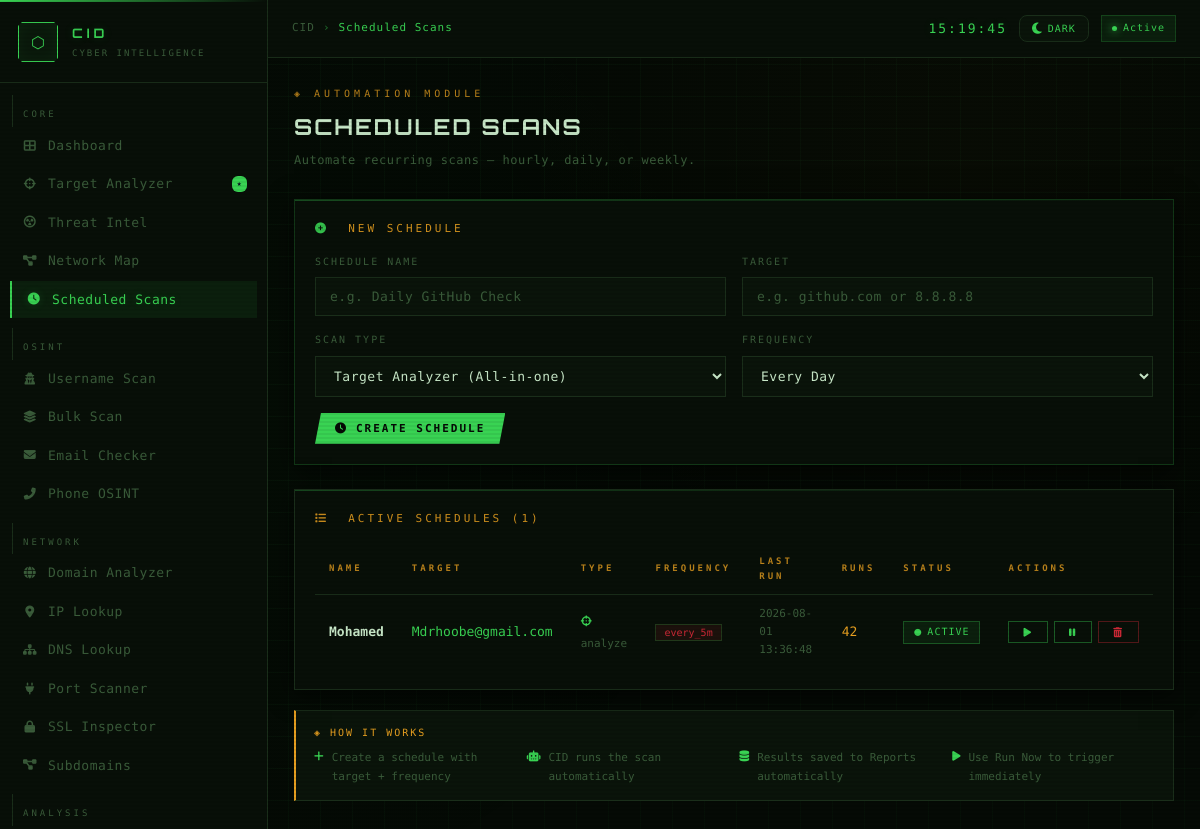
/scheduler (signed in), run on an earlier commit of the app's database.
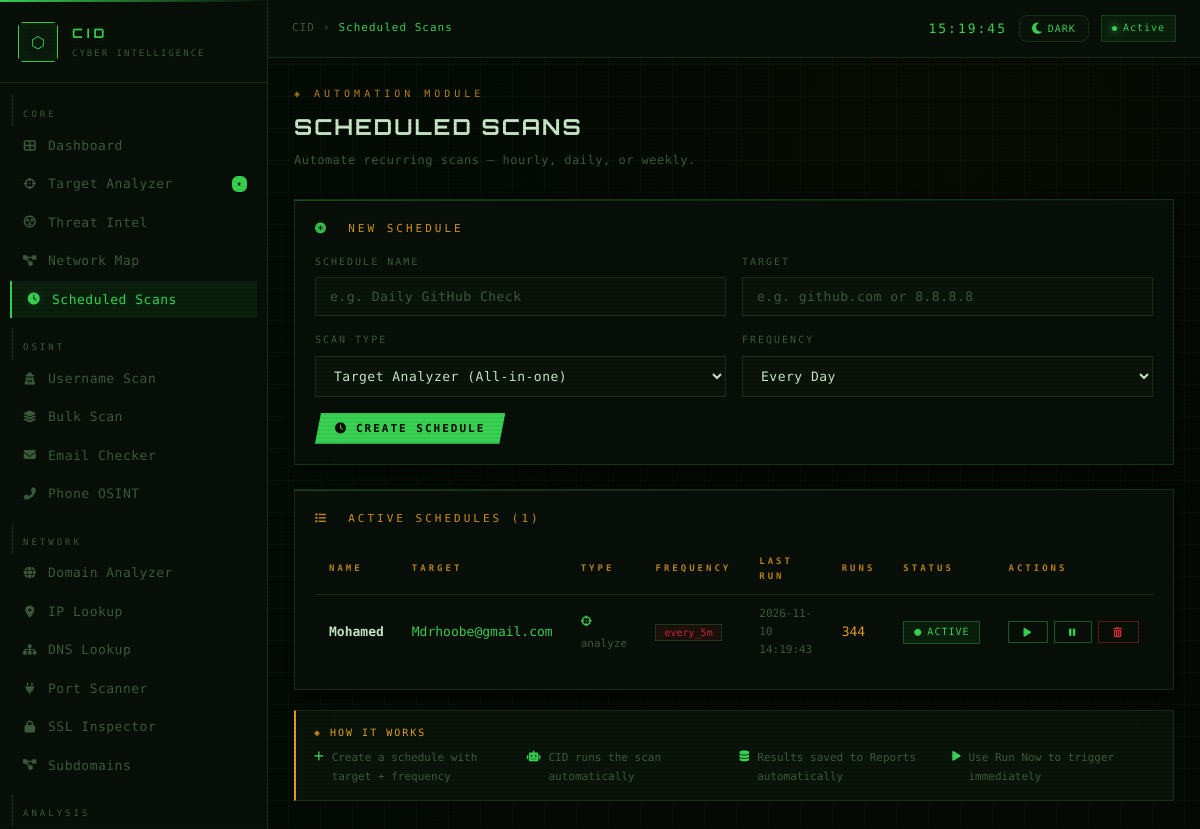
And on a later commit of the database.
### tables this page shows
CREATE TABLE scheduled_scans (
                id          INTEGER PRIMARY KEY AUTOINCREMENT,
                name        TEXT    NOT NULL,
                target      TEXT    NOT NULL,
                scan_type   TEXT    NOT NULL,
                frequency   TEXT    NOT NULL,
                last_run    TEXT,
                next_run    TEXT,
                run_count   INTEGER DEFAULT 0,
                active      INTEGER DEFAULT 1,
                created_at  TEXT    NOT NULL
            );

### app.py (the view)
@app.route('/scheduler')
@login_required
def scheduler_page():
    schedules = get_all_schedules()
    return render_template('scheduler.html',
                           schedules=schedules, active='scheduler')

### app.py (called while the page is built)
def login_required(f):
    @wraps(f)
    def decorated(*args, **kwargs):
        if not session.get('logged_in'):
            return redirect(url_for('login'))
        return f(*args, **kwargs)
    return decorated

### scheduler.py (called while the page is built)
def get_scheduler_db():
    import sqlite3
    conn = sqlite3.connect(DB_PATH)
    conn.row_factory = sqlite3.Row
    return conn

def get_all_schedules():
    with get_scheduler_db() as conn:
        rows = conn.execute(
            'SELECT * FROM scheduled_scans ORDER BY id DESC'
        ).fetchall()
    return [dict(r) for r in rows]

### templates/scheduler.html (shortened to what this page needs)
{% extends "base.html" %}
{% block breadcrumb %}Scheduled Scans{% endblock %}
{% block content %}
<div class="page-hdr">
  <div class="page-eye">◈ Automation Module</div>
  <h1 class="page-title">Scheduled Scans</h1>
  <p class="page-sub">Automate recurring scans — hourly, daily, or weekly.</p>
</div>
<div class="card" style="margin-bottom:24px;border-color:rgba(57,211,83,.2);">
  <div class="card-label">
    <i class="fas fa-plus-circle" style="color:var(--green);"></i> &nbsp;New Schedule
  </div>
  <form method="POST" action="{{ url_for('scheduler_add') }}">
    <div style="display:grid;grid-template-columns:1fr 1fr;gap:16px;margin-bottom:16px;">
      <div>
        <div class="form-label">Schedule Name</div>
        <input class="form-input" type="text" name="name"
               placeholder="e.g. Daily GitHub Check"
               required autocomplete="off"/>
      </div>
      <div>
        <div class="form-label">Target</div>
        <input class="form-input" type="text" name="target"
               placeholder="e.g. github.com or 8.8.8.8"
               required autocomplete="off"/>
      </div>
      <div>
        <div class="form-label">Scan Type</div>
        <select class="form-input" name="scan_type" style="cursor:pointer;">
          <option value="analyze">Target Analyzer (All-in-one)</option>
        </select>
      </div>
      <div>
        <div class="form-label">Frequency</div>
        <select class="form-input" name="frequency" style="cursor:pointer;">
          <option value="daily" selected>Every Day</option>
        </select>
      </div>
    </div>
    <button class="btn btn-primary" type="submit">
      <i class="fas fa-clock"></i> CREATE SCHEDULE
    </button>
  </form>
</div>
{% if schedules %}
<div class="card">
  <div style="display:flex;align-items:center;justify-content:space-between;margin-bottom:16px;">
    <div class="card-label" style="margin-bottom:0;">
      <i class="fas fa-list" style="color:var(--amber);"></i>
      &nbsp;Active Schedules ({{ schedules|length }})
    </div>
  </div>
  <table class="data-table">
    <thead>
      <tr>
        <th>Name</th>
        <th>Target</th>
        <th>Type</th>
        <th>Frequency</th>
        <th>Last Run</th>
        <th>Runs</th>
        <th>Status</th>
        <th>Actions</th>
      </tr>
    </thead>
    <tbody>
      {% for s in schedules %}
      <tr>
        <td style="color:var(--text-hi);font-weight:600;">{{ s.name }}</td>
        <td class="mono" style="color:var(--green);">{{ s.target }}</td>
        <td>
          {% set type_icons = {
            'analyze':'fas fa-crosshairs','domain':'fas fa-globe',
            'ip':'fas fa-map-marker-alt','dns':'fas fa-sitemap',
            'ports':'fas fa-plug','headers':'fas fa-shield-alt',
            'ssl':'fas fa-lock','username':'fas fa-user-secret'
          } %}
          <span style="font-family:var(--font-mono);font-size:11px;color:var(--text-dim);">
            <i class="{{ type_icons.get(s.scan_type,'fas fa-search') }}"
               style="color:var(--green);margin-right:5px;"></i>
            {{ s.scan_type }}
          </span>
        </td>
        <td>
          {% set freq_color = {'every_5m':'red','hourly':'amber','daily':'green','weekly':'violet'} %}
          <span style="font-family:var(--font-mono);font-size:10px;padding:2px 8px;
                       background:var(--{{ freq_color.get(s.frequency,'green') }}-dim);
                       color:var(--{{ freq_color.get(s.frequency,'green') }});
                       border:1px solid rgba(57,211,83,.2);">
            {{ s.frequency }}
          </span>
        </td>
        <td style="font-family:var(--font-mono);font-size:11px;color:var(--text-dim);">
          {{ s.last_run or '—' }}
        </td>
        <td class="mono" style="color:var(--amber);">{{ s.run_count }}</td>
        <td>
          {% if s.active %}
            <span class="badge badge-found"><i class="fas fa-circle" style="font-size:7px;"></i> Active</span>
          {% else %}
            <span class="badge badge-notfound"><i class="fas fa-circle" style="font-size:7px;"></i> Paused</span>
          {% endif %}
        </td>
        <td>
          <div style="display:flex;gap:6px;">
            <form method="POST" action="{{ url_for('scheduler_run_now', sid=s.id) }}" style="display:inline;">
              <button class="btn btn-outline btn-sm" type="submit" title="Run now">
                <i class="fas fa-play"></i>
              </button>
            </form>
            <form method="POST" action="{{ url_for('scheduler_toggle', sid=s.id) }}" style="display:inline;">
              <button class="btn btn-outline btn-sm" type="submit"
                      title="{% if s.active %}Pause{% else %}Resume{% endif %}">
                <i class="fas fa-{% if s.active %}pause{% else %}play-circle{% endif %}"></i>
              </button>
            </form>
            <form method="POST" action="{{ url_for('scheduler_delete', sid=s.id) }}" style="display:inline;">
              <button class="btn btn-danger btn-sm" type="submit" title="Delete"
                      onclick="return confirm('Delete this schedule?')">
                <i class="fas fa-trash-alt"></i>
              </button>
            </form>
          </div>
        </td>
      </tr>
      {% endfor %}
    </tbody>
  </table>
</div>
{% endif %}
<div style="margin-top:20px;padding:14px 18px;background:var(--bg-input);
            border:1px solid var(--border);border-left:2px solid var(--amber);">
  <div style="font-family:var(--font-mono);font-size:10px;letter-spacing:2px;
              color:var(--amber);margin-bottom:8px;">◈ HOW IT WORKS</div>
  <div style="display:grid;grid-template-columns:repeat(auto-fill,minmax(200px,1fr));gap:10px;">
    {% for icon, text in [
      ('fas fa-plus','Create a schedule with target + frequency'),
      ('fas fa-robot','CID runs the scan automatically'),
      ('fas fa-database','Results saved to Reports automatically'),
      ('fas fa-play','Use Run Now to trigger immediately'),
    ] %}
    <div style="font-family:var(--font-mono);font-size:11px;color:var(--text-dim);
                display:flex;align-items:flex-start;gap:8px;">
      <i class="{{ icon }}" style="color:var(--green);margin-top:2px;flex-shrink:0;"></i>
      {{ text }}
    </div>
    {% endfor %}
  </div>
</div>
{% endblock %}

### templates/base.html (shortened to what this page needs)
<!DOCTYPE html>
<html lang="en">
<head>
  <link rel="stylesheet" href="https://cdnjs.cloudflare.com/ajax/libs/font-awesome/6.5.0/css/all.min.css"/>
  <link rel="stylesheet" href="{{ url_for('static', filename='css/style.css') }}"/>
</head>
<body>
<div class="app-layout">
  <aside class="sidebar" id="sidebar">
    <div class="sidebar-logo">
      <div class="logo-badge">⬡</div>
      <div class="logo-text">
        <span class="l-main">CID</span>
        <span class="l-sub">Cyber Intelligence</span>
      </div>
    </div>
    <nav class="sidebar-nav">
      <div class="nav-section">Core</div>
      <a href="{{ url_for('dashboard') }}"
         class="nav-link {% if active=='dashboard' %}active{% endif %}">
        <i class="fas fa-th-large"></i><span>Dashboard</span>
      </a>
      <a href="{{ url_for('analyze') }}"
         class="nav-link {% if active=='analyze' %}active{% endif %}">
        <i class="fas fa-crosshairs"></i>
        <span>Target Analyzer</span>
        {% if active != 'analyze' %}
        <span style="margin-left:auto;font-size:8px;background:var(--cyan);color:#07101f;
                     padding:1px 5px;border-radius:6px;font-weight:800;">★</span>
        {% endif %}
      </a>
<a href="{{ url_for('threat_intel') }}"
         class="nav-link {% if active=='threat' %}active{% endif %}"
         style="{% if active=='threat' %}color:var(--red);border-left-color:var(--red);background:var(--red-dim);{% endif %}">
        <i class="fas fa-radiation-alt"></i><span>Threat Intel</span>
      </a>
      <a href="{{ url_for('network_map') }}"
         class="nav-link {% if active=='network_map' %}active{% endif %}">
        <i class="fas fa-project-diagram"></i><span>Network Map</span>
      </a>
<a href="{{ url_for('scheduler_page') }}"
         class="nav-link {% if active=='scheduler' %}active{% endif %}">
        <i class="fas fa-clock"></i><span>Scheduled Scans</span>
      </a>
      <div class="nav-section" style="margin-top:10px;">OSINT</div>
      <a href="{{ url_for('username') }}"
         class="nav-link {% if active=='username' %}active{% endif %}">
        <i class="fas fa-user-secret"></i><span>Username Scan</span>
      </a>
      <a href="{{ url_for('bulk') }}"
         class="nav-link {% if active=='bulk' %}active{% endif %}">
        <i class="fas fa-layer-group"></i><span>Bulk Scan</span>
      </a>
      <a href="{{ url_for('email_checker') }}"
         class="nav-link {% if active=='email_checker' %}active{% endif %}">
        <i class="fas fa-envelope"></i><span>Email Checker</span>
      </a>
<a href="{{ url_for('phone_lookup') }}"
         class="nav-link {% if active=='phone' %}active{% endif %}">
        <i class="fas fa-phone-alt"></i><span>Phone OSINT</span>
      </a>
      <div class="nav-section" style="margin-top:10px;">Network</div>
      <a href="{{ url_for('domain') }}"
         class="nav-link {% if active=='domain' %}active{% endif %}">
        <i class="fas fa-globe"></i><span>Domain Analyzer</span>
      </a>
      <a href="{{ url_for('ip_lookup') }}"
         class="nav-link {% if active=='ip_lookup' %}active{% endif %}">
        <i class="fas fa-map-marker-alt"></i><span>IP Lookup</span>
      </a>
      <a href="{{ url_for('dns_lookup_route') }}"
         class="nav-link {% if active=='dns' %}active{% endif %}">
        <i class="fas fa-sitemap"></i><span>DNS Lookup</span>
      </a>
      <a href="{{ url_for('port_scanner') }}"
         class="nav-link {% if active=='port_scanner' %}active{% endif %}">
        <i class="fas fa-plug"></i><span>Port Scanner</span>
      </a>
      <a href="{{ url_for('ssl_inspector') }}"
         class="nav-link {% if active=='ssl' %}active{% endif %}">
        <i class="fas fa-lock"></i><span>SSL Inspector</span>
      </a>
      <a href="{{ url_for('subdomain_finder') }}"
         class="nav-link {% if active=='subdomains' %}active{% endif %}">
        <i class="fas fa-project-diagram"></i><span>Subdomains</span>
      </a>
      <div class="nav-section" style="margin-top:10px;">Analysis</div>
    </nav>
  </aside>
  <div class="main-wrapper">
    <header class="topbar">
      <div style="display:flex;align-items:center;gap:12px;">
        <div class="breadcrumb">
          <span>CID</span>
          <span class="sep">›</span>
          <span class="here">{% block breadcrumb %}Home{% endblock %}</span>
        </div>
      </div>
      <div class="topbar-right">
        <div class="clock" id="clock">00:00:00</div>
        <button onclick="toggleTheme()" id="themeBtn"
          style="background:var(--bg-input);border:1px solid var(--border);
                 border-radius:8px;color:var(--cyan);cursor:pointer;
                 padding:6px 12px;font-size:13px;transition:all .2s;
                 display:flex;align-items:center;gap:6px;">
          <i class="fas fa-moon" id="themeIcon"></i>
          <span id="themeLabel" style="font-family:var(--font-mono);font-size:10px;letter-spacing:1px;">DARK</span>
        </button>
        <div class="session-tag">
          <span class="dot on" style="width:5px;height:5px;"></span>
          Active
        </div>
      </div>
    </header>
    <main class="content">
      {% block content %}{% endblock %}
    </main>
  </div>
</div>
</body>
</html>

What changed in the data, as far as the page shows it:
changed scheduled_scans "Mohamed": last_run "2026-08-01 13:36:48" → "2026-11-10 14:19:43"; run_count "42" → "344"
